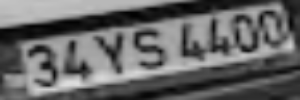
#> input picture karakterler/karakter_resim1_1.png, 300 x 100 px; its folder holds only this picture in this run
$ python karakter_tespiti.py
#> lines starting #> are read from the running program, lines starting #| are printed output that depends on the picture; after the words box and inside, x2 and y2 are one past the last pixel; in counts of white or black regions, pixels touching at a corner belong together
#> further down, karakter_img is the input picture: shape (100, 300, 3); min 1, max 221, mean 102.3
import os
import cv2
import numpy as np

# Karakterlerin kaydedileceği klasör
if not os.path.exists('ayrik_karakterler'):
    os.makedirs('ayrik_karakterler')

# 'karakterler' klasöründeki plaka görselleri
karakter_adresler = os.listdir('karakterler')

def karakteri_tespit_et(karakter_img):
    # Görseli gri tonlara dönüştür
    img_gray = cv2.cvtColor(karakter_img, cv2.COLOR_BGR2GRAY)

    # Kontrastı artırmak için histogram eşitleme
    img_gray = cv2.equalizeHist(img_gray)
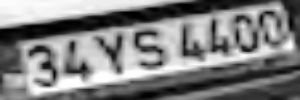
#> img_gray: shape (100, 300); min 0, max 255, mean 128.2

    # Görseli ikili (binary) hale getirme, yani siyah ve beyaz
    _, thresh = cv2.threshold(img_gray, 0, 255, cv2.THRESH_BINARY_INV + cv2.THRESH_OTSU)
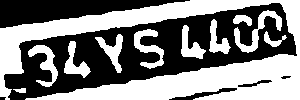
#> thresh: shape (100, 300); 50.3% white; 6 black regions (1 under 20 px), largest, box (x1, y1, x2, y2) and area: (4, 3, 297, 100) 11768, (0, 0, 190, 28) 2770, (169, 88, 237, 100) 231, (238, 80, 272, 87) 90, (281, 76, 291, 79) 21

    # Gürültüyü azaltmak için dilatasyon ve erozyon işlemleri
    kernel = np.ones((3, 3), np.uint8)
    dilated = cv2.dilate(thresh, kernel, iterations=1)
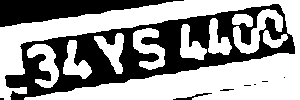
#> dilated: shape (100, 300); 59.5% white; 9 black regions (5 under 20 px), largest, box (x1, y1, x2, y2) and area: (5, 4, 295, 100) 9482, (0, 0, 184, 27) 2553, (173, 93, 212, 100) 77, (220, 89, 234, 91) 20
    eroded = cv2.erode(dilated, kernel, iterations=1)
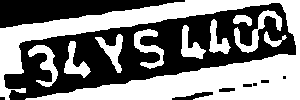
#> eroded: shape (100, 300); 50.6% white; 9 black regions (3 under 20 px)

    # Karakterlerin etrafındaki konturları tespit et
    cnt, _ = cv2.findContours(eroded, cv2.RETR_EXTERNAL, cv2.CHAIN_APPROX_SIMPLE)
#> cnt = 10 contours; largest, box (x1, y1, x2, y2) and area: (0, 0, 300, 100) 11208, (234, 10, 282, 53) 456, (134, 29, 164, 69) 418, (28, 45, 58, 87) 410, (95, 34, 123, 73) 360

    karakterler = []
    for c in cnt:
        x, y, w, h = cv2.boundingRect(c)

        # Çok küçük olanları yoksay
        if w > 10 and h > 20:
            karakter = karakter_img[y:y + h, x:x + w]
            karakterler.append(karakter)
#> this loop made 10 passes
#> (x, y, w, h) on passes 1 to 10: (28, 45, 30, 42), (64, 41, 27, 37), (95, 34, 28, 39), (264, 31, 23, 16), (134, 29, 30, 40), (181, 25, 25, 34), (209, 19, 22, 35), (233, 15, 19, 11), (234, 10, 48, 43), (0, 0, 300, 100)
#> pass 1, in karakteri_tespit_et, `karakter = karakter_img[y:y + h, x:x + w]`:
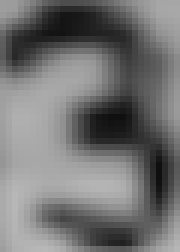
#> karakter: shape (42, 30, 3) (shown 6 times larger); min 15, max 184, mean 114.9
#> pass 2, in karakteri_tespit_et, `karakter = karakter_img[y:y + h, x:x + w]`:
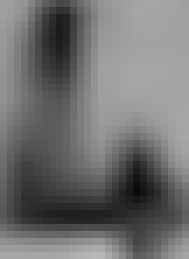
#> karakter: shape (37, 27, 3) (shown 7 times larger); min 11, max 183, mean 111.7
#> pass 3, in karakteri_tespit_et, `karakter = karakter_img[y:y + h, x:x + w]`:
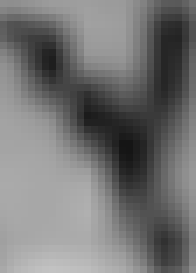
#> karakter: shape (39, 28, 3) (shown 7 times larger); min 21, max 194, mean 115.9
#> after the loop, karakterler = 8 items

    return karakterler

# Her plaka görseli için işlem
for karakter_adresi in karakter_adresler:
    # Görseli oku
    karakter_img = cv2.imread(os.path.join('karakterler', karakter_adresi))

    # Karakterlerin bölümlerini ayır
    ayrik_karakterler = karakteri_tespit_et(karakter_img)
#> ayrik_karakterler = 8 items

    # Yalnızca karakterleri kaydet (plakanın tam halini değil)
    for idx, ayrik_karakter in enumerate(ayrik_karakterler):
        # Her karakterin kaydedileceği dosya adı
        karakter_kayit_adresi = f"ayrik_karakterler/{karakter_adresi.split('.')[0]}_{idx + 1}.png"

        # Karakteri kaydet
        cv2.imwrite(karakter_kayit_adresi, ayrik_karakter)
        print(f"Karakter {idx + 1} kaydedildi: {karakter_kayit_adresi}")
#> this loop made 8 passes
#| Karakter 1 kaydedildi: ayrik_karakterler/karakter_resim1_1_1.png
#| Karakter 2 kaydedildi: ayrik_karakterler/karakter_resim1_1_2.png
#| Karakter 3 kaydedildi: ayrik_karakterler/karakter_resim1_1_3.png
#| Karakter 4 kaydedildi: ayrik_karakterler/karakter_resim1_1_4.png
#| Karakter 5 kaydedildi: ayrik_karakterler/karakter_resim1_1_5.png
#| Karakter 6 kaydedildi: ayrik_karakterler/karakter_resim1_1_6.png
#| Karakter 7 kaydedildi: ayrik_karakterler/karakter_resim1_1_7.png
#| Karakter 8 kaydedildi: ayrik_karakterler/karakter_resim1_1_8.png
